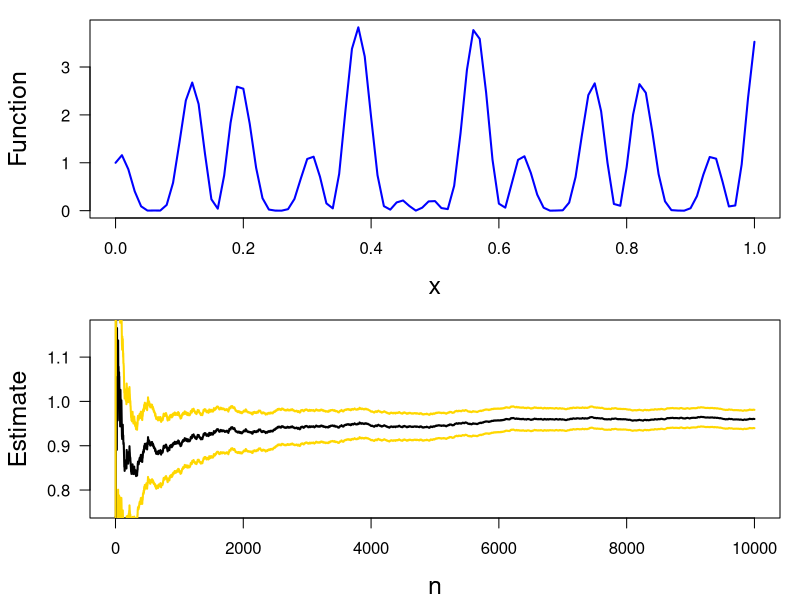

Write the R code that produced this figure.
print('file: MonteCarloIntegrationEx3.R')
# Monte Carlo integration: example from Robert & Casella (2009, p.66)
set.seed(1953) # set seed for random number generators
h=function(x){(cos(50*x)+sin(20*x))^2}
a = 20; b = 50
# png('Robert09CasellaFig3d3m160811.png',width=16,height=16,units='cm',res=300)
par(mar=c(4.1,4.5,1,1),mfrow=c(2,1))
curve(h,ylab='Function',xlab='x',lwd=2,las=1,col='blue',cex.lab=1.5)
integrate(h,0,1) # 0.9652009 with absolute error < 1.9e-10
Ianalytic = 1-sin(2*a)/(4*a)+sin(2*b)/(4*b)-
  cos(a-b)/(a-b)-cos(a+b)/(a+b)+1/(a-b)+1/(a+b) # 0.9652009
x=h(runif(10^4))
estint=cumsum(x)/(1:10^4)
esterr=sqrt(cumsum((x-estint)^2))/(1:10^4)
plot(estint,ylab='Estimate',type='l',las=1,lwd=2,
     ylim=mean(x)+20*c(-esterr[10^4],esterr[10^4]),xlab='n',cex.lab=1.5)
lines(estint+2*esterr,col='gold',lwd=2)
lines(estint-2*esterr,col='gold',lwd=2)
# dev.off()
